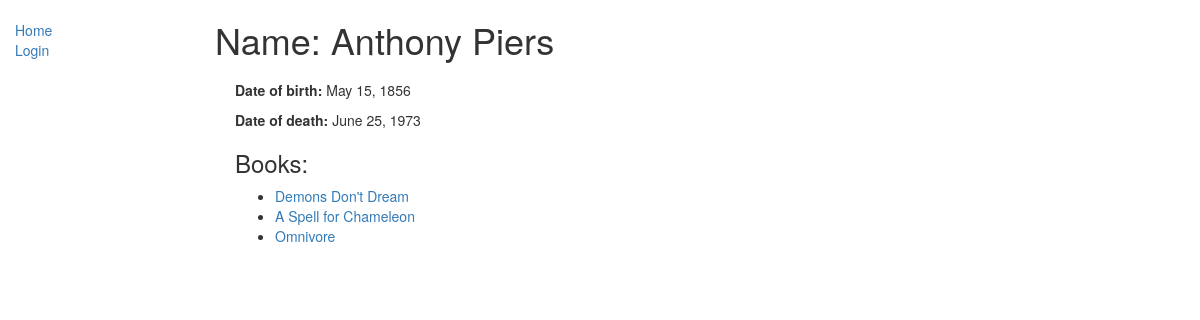
Before: /catalog/author/3 with the older database file.
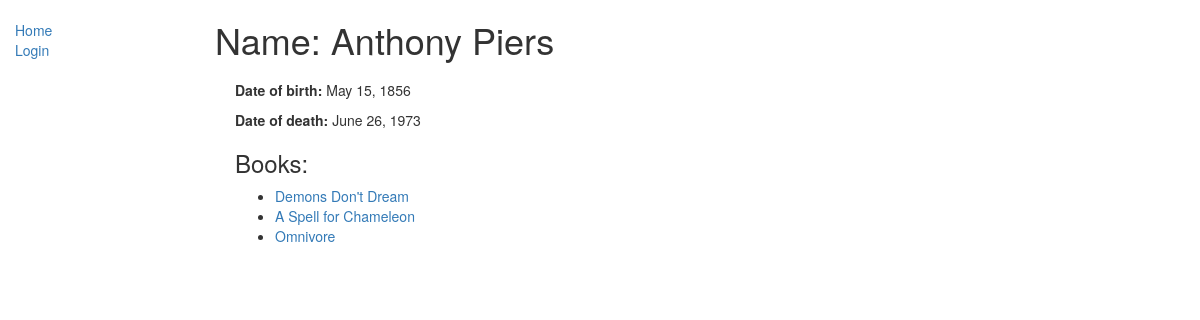
After: the same page with the newer database file.
### catalog/models.py (models this page shows, shortened)
class Author(models.Model):
    first_name = models.CharField(max_length=100)
    last_name = models.CharField(max_length=100)
    date_of_birth = models.DateField(null=True, blank=True)
    date_of_death = models.DateField('Died', null=True, blank=True)
    class Meta:
        ordering = ['last_name', 'last_name']

### catalog/views.py (the view)
# urls.py: path('author/<int:pk>', views.AuthorDetailView.as_view(), name="author-detail"),
class AuthorDetailView(generic.DetailView):
    model = Author
    def get_context_data(self, **kwargs):
        context = super().get_context_data(**kwargs)
        context['books'] = self.object.book_set.all()   # 'book_set' is the default related name
        return context

### catalog/models.py (called while the page is built)
    def get_absolute_url(self):
        return reverse('book-detail', args=[str(self.id)])

### catalog/templates/catalog/author_detail.html (shortened to what this page needs)
{% extends 'base_generic.html' %}
{% block sidebar %}
  {{ block.super }}
{% endblock %}
{% block content %}
<h1>Name: {{ author.last_name }} {{ author.first_name }}</h1>
<div style="margin-left:20px;margin-top:20px">
<p><strong>Date of birth: </strong>{{ author.date_of_birth }}</p>
{% if author.date_of_death %}
    <p><strong>Date of death: </strong>{{ author.date_of_death }}</p>
{% else %}
    <p><strong>Date of death: </strong> Still alive </p>
{% endif %}
    <h3>Books:</h3>
    <ul>
        {% for book in books %}
            <li>
                <a href="{{ book.get_absolute_url }}">{{ book.title }}</a>
            </li>
        {% empty %}
            <li>No books available for this author.</li>
        {% endfor %}
    </ul>
</div>
{% endblock %}

Changed rows visible on the page:
changed Author "Anthony": date_of_death "June 25, 1973" → "June 26, 1973"
